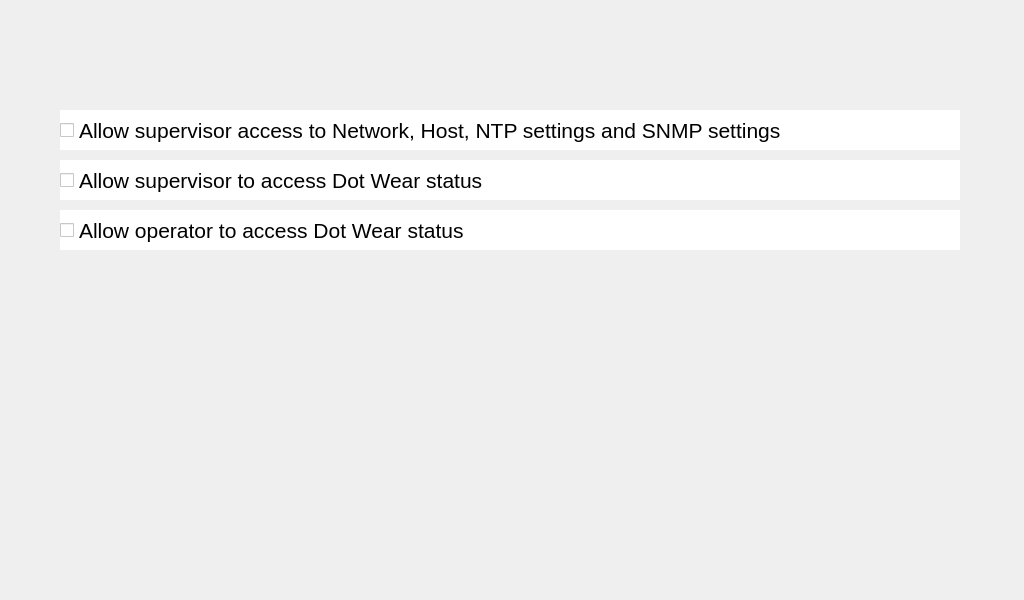
<?xml version="1.0" encoding="UTF-8"?>
<ui version="4.0">
 <class>serviceSupervisorOsAccess</class>
 <widget class="QWidget" name="serviceSupervisorOsAccess">
  <property name="geometry">
   <rect>
    <x>0</x>
    <y>0</y>
    <width>1024</width>
    <height>600</height>
   </rect>
  </property>
  <property name="windowTitle">
   <string>Dialog</string>
  </property>
  <widget class="QCheckBox" name="ckSupervisorOsAccess">
   <property name="geometry">
    <rect>
     <x>60</x>
     <y>110</y>
     <width>900</width>
     <height>40</height>
    </rect>
   </property>
   <property name="font">
    <font>
     <pointsize>16</pointsize>
    </font>
   </property>
   <property name="styleSheet">
    <string notr="true">QCheckBox
{
	color: black;
	background: white;
 }</string>
   </property>
   <property name="text">
    <string>Allow supervisor access to Network, Host, NTP settings and SNMP settings</string>
   </property>
  </widget>
  <widget class="QCheckBox" name="ckSupervisorDotWearAccess">
   <property name="geometry">
    <rect>
     <x>60</x>
     <y>160</y>
     <width>900</width>
     <height>40</height>
    </rect>
   </property>
   <property name="font">
    <font>
     <pointsize>16</pointsize>
    </font>
   </property>
   <property name="styleSheet">
    <string notr="true">QCheckBox
{
	color: black;
	background: white;
 }</string>
   </property>
   <property name="text">
    <string>Allow supervisor to access Dot Wear status</string>
   </property>
  </widget>
  <widget class="QCheckBox" name="ckOperatorDotWearAccess">
   <property name="geometry">
    <rect>
     <x>60</x>
     <y>210</y>
     <width>900</width>
     <height>40</height>
    </rect>
   </property>
   <property name="font">
    <font>
     <pointsize>16</pointsize>
    </font>
   </property>
   <property name="styleSheet">
    <string notr="true">QCheckBox
{
	color: black;
	background: white;
 }</string>
   </property>
   <property name="text">
    <string>Allow operator to access Dot Wear status</string>
   </property>
  </widget>
 </widget>
 <resources/>
 <connections/>
</ui>
